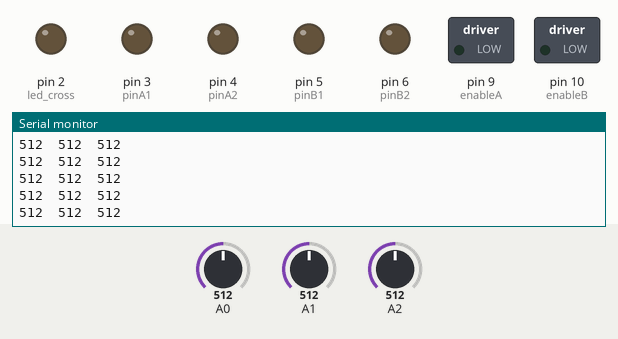
The sketch below on a simulated Arduino Uno, built with avr-gcc and run on an emulated ATmega328P. Parts: switched loads named in the sketch (green lamp = pin HIGH), output pins drawn as LEDs (lit = HIGH), the last lines printed to the serial monitor. The test bench sets the inputs (shaded band); at power-on: A0 = 512, A1 = 512, A2 = 512.

Above: at 3.2 s.
3.3 s: A0 set to 984
At 4.4 s:
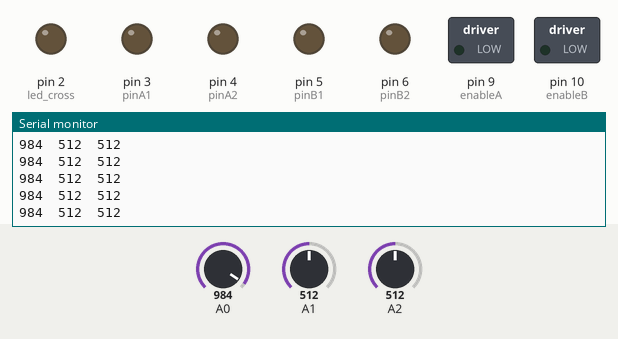
6.3 s: A0 set to 1007
At 7.1 s:
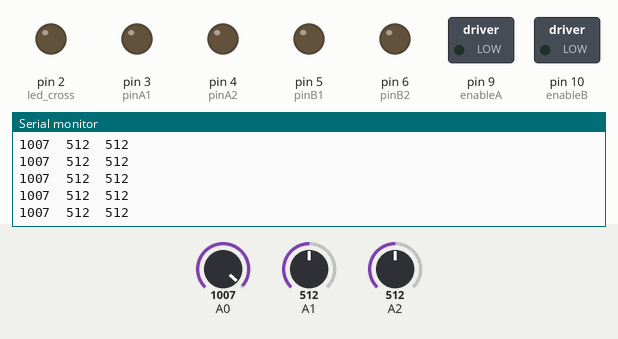
Timing chart, 0 to 9.3 s (numbered marks = the images above; inputs shaded):
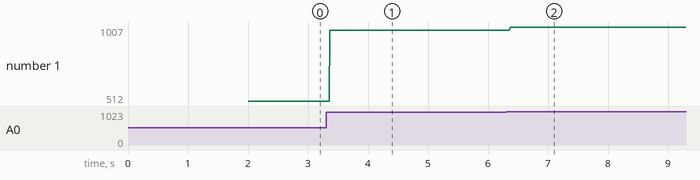

Measured:
- after the input at 3.3 s, the serial monitor: prints a new line after 0.07 s (image 1)
- after the input at 6.3 s, the serial monitor: prints a new line after 0.07 s (image 2)
- plotted number 1: 512 → 984 after the input at 3.3 s, 984 → 1007 after the input at 6.3 s

The sketch:

L298N_Control_with_arduino.ino
```cpp
#include <RedBot.h>
RedBotSensor left_sen = RedBotSensor(A0);
RedBotSensor center_sen = RedBotSensor(A1);
RedBotSensor right_sen = RedBotSensor(A2);
int enableA = 9;
int enableB = 10;
int pinA1 = 3;
int pinA2 = 4;
int pinB1 = 5;
int pinB2 = 6;
int lineStandard = 1023;
int led_cross = 2;
int num ;
boolean run0 = true;
void setup() {
  Serial.begin(9600);
  pinMode(enableA, OUTPUT);
  pinMode(pinA1, OUTPUT);
  pinMode(pinA2, OUTPUT);
  pinMode(enableB, OUTPUT);
  pinMode(pinB1, OUTPUT);
  pinMode(pinB2, OUTPUT);
  pinMode(led_cross, OUTPUT);
 delay(2000);
}
/*
 left_sen = RedBotSensor(A3);
 center_sen = RedBotSensor(A5);
 right_sen = RedBotSensor(A4);
*/
void loop() {
 /*   num=followNode(2);
    Serial.println(num);
    if(num==2){
    motorCoast();
   }
   */
   PSV();
}
void PSV() {
  Serial.print(left_sen.read());
  Serial.print("\t");
  Serial.print(center_sen.read());
  Serial.print("\t");
  Serial.print(right_sen.read());
  Serial.println();
  delay(10);
}
int followNode(int num){
  for(int i=0;i<num;i++){
                    follow();
                    Serial.println(num);
                    motorForward(100);
    }
  return num;
  }

void follow(){
  while(!(left_sen.read() >= lineStandard &&right_sen.read() >= lineStandard)){
        if (left_sen.read() < lineStandard && center_sen.read() >= lineStandard && right_sen.read() < lineStandard) {
          motorForward();
        } else if (left_sen.read() >= lineStandard && center_sen.read() < lineStandard && right_sen.read() < lineStandard) {
          turnright();
        } else if (left_sen.read() < lineStandard && center_sen.read() < lineStandard && right_sen.read() >= lineStandard) {
          turnleft();
        }
  }
  motorCoast();
  return ;
}

void motorForward()
{
  analogWrite(enableA, 80);
  analogWrite(enableB, 80);
  digitalWrite(pinA1, HIGH); digitalWrite(pinA2, LOW);
  digitalWrite(pinB1, HIGH); digitalWrite(pinB2, LOW);
}
void motorForward(int time2)
{
  analogWrite(enableA, 80);
  analogWrite(enableB, 80);
  digitalWrite(pinA1, HIGH); digitalWrite(pinA2, LOW);
  digitalWrite(pinB1, HIGH); digitalWrite(pinB2, LOW);
  delay(time2);
}
void motorBackward()
{
  analogWrite(enableA, 80);
  analogWrite(enableB, 80);
  digitalWrite(pinA1, LOW); digitalWrite(pinA2, HIGH);
  digitalWrite(pinB1, LOW); digitalWrite(pinB2, HIGH);
}
void motorCoast()
{
  digitalWrite(pinA1, LOW);
  digitalWrite(pinA2, LOW);
  digitalWrite(pinB1, LOW);
  digitalWrite(pinB2, LOW);
}
void turnright() {
  analogWrite(enableA, 80);
  analogWrite(enableB, 80);
  digitalWrite(pinA1, HIGH); digitalWrite(pinA2, LOW);
  digitalWrite(pinB1, LOW); digitalWrite(pinB2, LOW);
}
void turnleft() {
  analogWrite(enableA, 80);
  analogWrite(enableB, 80);
  digitalWrite(pinA1, LOW); digitalWrite(pinA2, LOW);
  digitalWrite(pinB1, HIGH); digitalWrite(pinB2, LOW);
}
```
